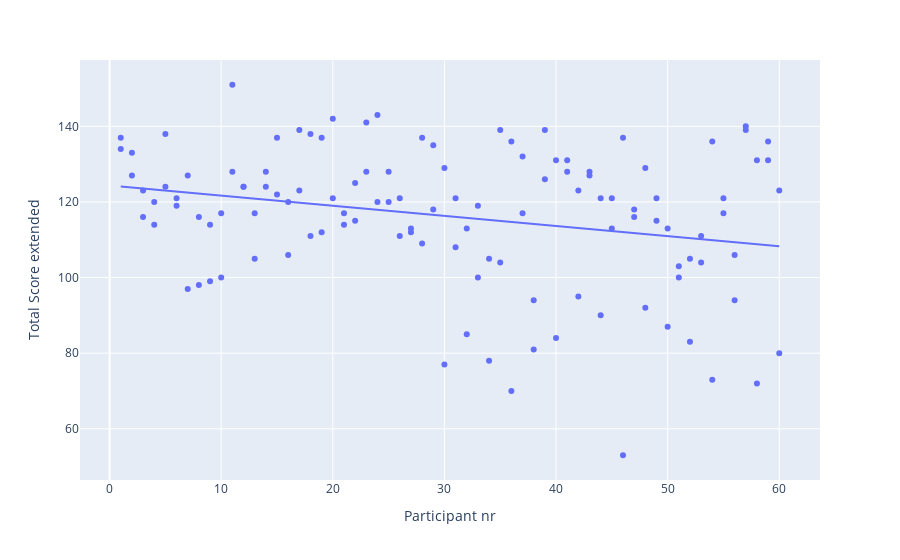

Write notebook code for a chart like this one.
### Code cell
# create a scatter plot with a regression line
fig = px.scatter(Questionaire, x='Participant nr', y='Total Score extended', trendline='ols')

# display the figure
fig.show()

### Figure 1 — Plotly figure (JSON) as saved in the notebook; plotly's stock layout.template omitted (floating-point values rounded to 4 significant figures)
{"data": [{"hovertemplate": "Participant nr=%{x}<br>Total Score extended=%{y}<extra></extra>", "legendgroup": "", "marker": {"color": "#636efa", "symbol": "circle"}, "mode": "markers", "name": "", "orientation": "v", "showlegend": false, "type": "scatter", "x": [1, 2, 3, 4, 5, 6, 7, 8, 9, 10, 11, 12, 13, 14, 15, 16, 17, 18, 19, 20, 21, 22, 23, 24, 25, 26, 27, 28, 29, 30, 31, 32, 33, 34, 35, 36, 37, 38, 39, 40, 41, 42, 43, 44, 45, 46, 47, 48, 49, 50, 51, 52, 53, 54, 55, 56, 57, 58, 59, 60, 1, 2, 3, 4, 5, 6, 7, 8, 9, 10, 11, 12, 13, 14, 15, 16, 17, 18, 19, 20, 21, 22, 23, 24, 25, 26, 27, 28, 29, 30, 31, 32, 33, 34, 35, 36, 37, 38, 39, 40, 41, 42, 43, 44, 45, 46, 47, 48, 49, 50, 51, 52, 53, 54, 55, 56, 57, 58, 59, 60], "xaxis": "x", "y": [134, 133, 116, 114, 138, 121, 127, 116, 114, 117, 128, 124, 105, 124, 122, 120, 139, 138, 137, 121, 117, 115, 128, 143, 128, 121, 113, 137, 118, 129, 121, 113, 100, 105, 104, 136, 117, 94, 139, 131, 131, 123, 128, 121, 113, 137, 118, 129, 121, 113, 100, 105, 104, 136, 117, 94, 139, 131, 131, 123, 137, 127, 123, 120, 124, 119, 97, 98, 99, 100, 151, 124, 117, 128, 137, 106, 123, 111, 112, 142, 114, 125, 141, 120, 120, 111, 112, 109, 135, 77, 108, 85, 119, 78, 139, 70, 132, 81, 126, 84, 128, 95, 127, 90, 121, 53, 116, 92, 115, 87, 103, 83, 111, 73, 121, 106, 140, 72, 136, 80], "yaxis": "y"}, {"hovertemplate": "<b>OLS trendline</b><br>Total Score extended = -0.267672 * Participant nr + 124.339<br>R<sup>2</sup>=0.064563<br><br>Participant nr=%{x}<br>Total Score extended=%{y} <b>(trend)</b><extra></extra>", "legendgroup": "", "marker": {"color": "#636efa", "symbol": "circle"}, "mode": "lines", "name": "", "showlegend": false, "type": "scatter", "x": [1, 1, 2, 2, 3, 3, 4, 4, 5, 5, 6, 6, 7, 7, 8, 8, 9, 9, 10, 10, 11, 11, 12, 12, 13, 13, 14, 14, 15, 15, 16, 16, 17, 17, 18, 18, 19, 19, 20, 20, 21, 21, 22, 22, 23, 23, 24, 24, 25, 25, 26, 26, 27, 27, 28, 28, 29, 29, 30, 30, 31, 31, 32, 32, 33, 33, 34, 34, 35, 35, 36, 36, 37, 37, 38, 38, 39, 39, 40, 40, 41, 41, 42, 42, 43, 43, 44, 44, 45, 45, 46, 46, 47, 47, 48, 48, 49, 49, 50, 50, 51, 51, 52, 52, 53, 53, 54, 54, 55, 55, 56, 56, 57, 57, 58, 58, 59, 59, 60, 60], "xaxis": "x", "y": [124.1, 124.1, 123.8, 123.8, 123.5, 123.5, 123.3, 123.3, 123.0, 123.0, 122.7, 122.7, 122.5, 122.5, 122.2, 122.2, 121.9, 121.9, 121.7, 121.7, 121.4, 121.4, 121.1, 121.1, 120.9, 120.9, 120.6, 120.6, 120.3, 120.3, 120.1, 120.1, 119.8, 119.8, 119.5, 119.5, 119.3, 119.3, 119.0, 119.0, 118.7, 118.7, 118.5, 118.5, 118.2, 118.2, 117.9, 117.9, 117.6, 117.6, 117.4, 117.4, 117.1, 117.1, 116.8, 116.8, 116.6, 116.6, 116.3, 116.3, 116.0, 116.0, 115.8, 115.8, 115.5, 115.5, 115.2, 115.2, 115.0, 115.0, 114.7, 114.7, 114.4, 114.4, 114.2, 114.2, 113.9, 113.9, 113.6, 113.6, 113.4, 113.4, 113.1, 113.1, 112.8, 112.8, 112.6, 112.6, 112.3, 112.3, 112.0, 112.0, 111.8, 111.8, 111.5, 111.5, 111.2, 111.2, 111.0, 111.0, 110.7, 110.7, 110.4, 110.4, 110.2, 110.2, 109.9, 109.9, 109.6, 109.6, 109.3, 109.3, 109.1, 109.1, 108.8, 108.8, 108.5, 108.5, 108.3, 108.3], "yaxis": "y"}], "layout": {"legend": {"tracegroupgap": 0}, "margin": {"t": 60}, "xaxis": {"anchor": "y", "domain": [0, 1], "title": {"text": "Participant nr"}}, "yaxis": {"anchor": "x", "domain": [0, 1], "title": {"text": "Total Score extended"}}}}
